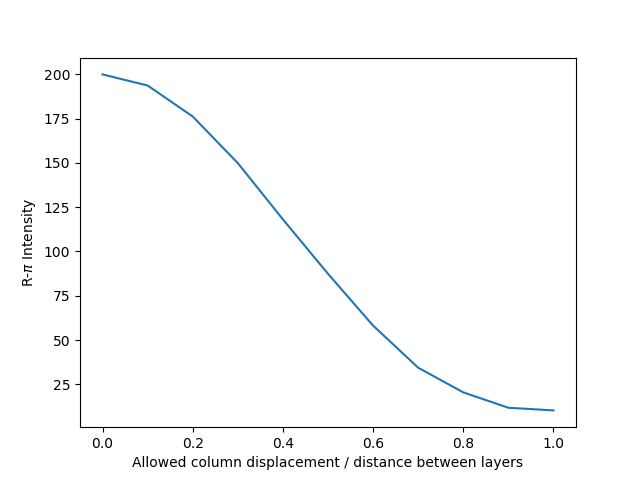

Generate this figure with Python:
#!/usr/bin/env python

import numpy as np
import matplotlib.pyplot as plt

displacement_fraction = [1, 0.9, 0.8, 0.7, 0.6, 0.5, 0.4, 0.3, 0.2, 0.1, 0]
# same rotation - r
#intensity = [10.46, 12.04, 20.55, 33.98, 60.20, 81.05, 122.53, 140.58, 181.90, 181.92, 193.12] 
intensity = [10.25, 11.75, 20.43, 34.36, 58.13, 87.40, 118.13, 149.90, 176.22, 193.72, 200] 

plt.plot(displacement_fraction, intensity)
plt.xlabel('Allowed column displacement / distance between layers')
plt.ylabel('R-$\pi$ Intensity')
plt.savefig('column_displacement.png')
plt.show()
